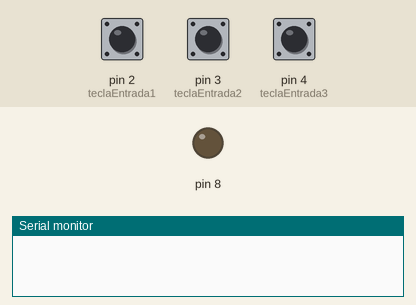
Bench run of a sketch on a simulated Arduino Uno, built with avr-gcc and run on an emulated ATmega328P. On the bench: output pins drawn as LEDs (lit = HIGH), the last lines printed to the serial monitor. Inputs (shaded band) come from the test bench; at power-on: pin 2 (teclaEntrada1) HIGH, pin 3 (teclaEntrada2) HIGH, pin 4 (teclaEntrada3) HIGH.

Above: at 1.2 s.
1.3 s: pin 2 (teclaEntrada1) pulled LOW for 0.15 s
At 2.3 s:
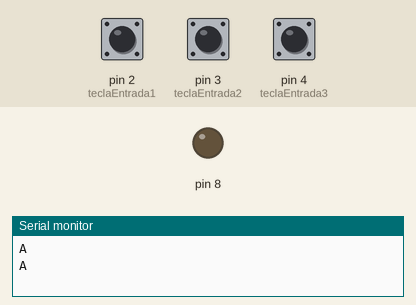
3.0 s: pin 3 (teclaEntrada2) pulled LOW for 0.15 s
At 3.7 s:
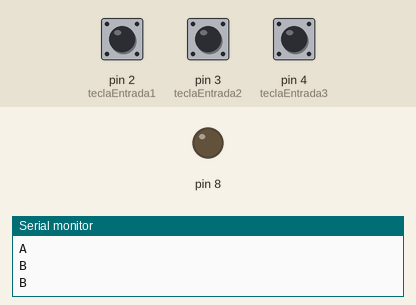
4.6 s: pin 4 (teclaEntrada3) pulled LOW for 0.15 s
At 5.9 s:
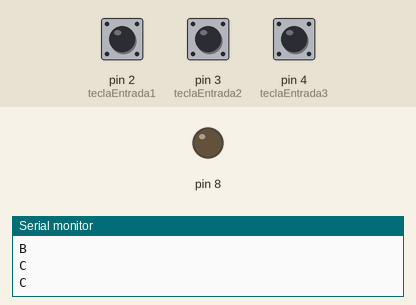
6.2 s: pin 4 (teclaEntrada3) pulled LOW for 3.2 s
At 6.6 s:
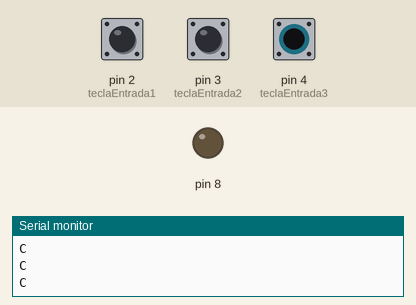
10.9 s: pin 2 (teclaEntrada1) pulled LOW for 3.2 s
At 11.5 s:
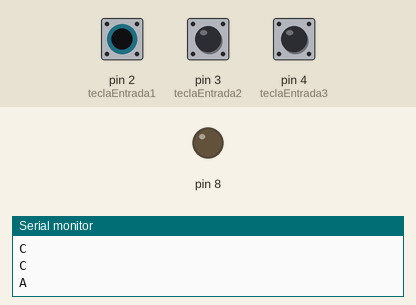
Timing chart, 0 to 15.7 s (numbered marks = the images above; inputs shaded):
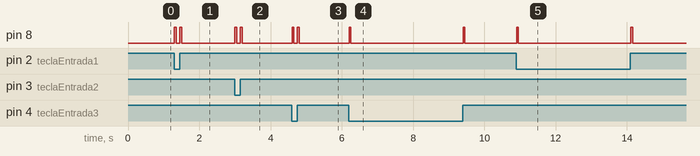

Measured:
- after the input at 1.3 s, pin 8: alternates HIGH for 0.05 s and LOW for 0.10 s, 4 changes in all, then stays LOW, starting at once
- after the input at 3.0 s, pin 8: alternates HIGH for 0.05 s and LOW for 0.10 s, 4 changes in all, then stays LOW, starting at once
- after the input at 4.6 s, pin 8: alternates HIGH for 0.05 s and LOW for 0.10 s, 4 changes in all, then stays LOW, starting at once
- after the input at 6.2 s, pin 8: alternates HIGH for 0.05 s and LOW for 3.2 s, starting at once
- after the input at 10.9 s, pin 8: alternates HIGH for 0.05 s and LOW for 3.2 s, starting at once

The sketch:

tecla_pro_mini_1.ino
```cpp
// TECLA 1
#define teclaEntrada1 2

// TECLA 2
#define teclaEntrada2 3

// TECLA 3
#define teclaEntrada3 4

// ESTADOS ANTERIORES DE LAS TECLAS COMBINADAS DOBLES
int beforeStateTeclaEntrada1 = 0;
int beforeStateTeclaEntrada2 = 0;
int beforeStateTeclaEntrada3 = 0;


void setup() {
  pinMode(teclaEntrada1 , INPUT_PULLUP);
  pinMode(teclaEntrada2 , INPUT_PULLUP);
  pinMode(teclaEntrada3 , INPUT_PULLUP);

  pinMode(8, OUTPUT);

  Serial.begin(115200);                           // set serial communication baudrate

  beforeStateTeclaEntrada1 = digitalRead(teclaEntrada1);
  beforeStateTeclaEntrada2 = digitalRead(teclaEntrada2);
  beforeStateTeclaEntrada3 = digitalRead(teclaEntrada3);

}

void loop() {
  // Ponemos a escuchar
  digitalWrite(8, LOW);

  // Tecla Simple 1

  int teclaEntrada1Value = digitalRead(teclaEntrada1);

  if (teclaEntrada1Value != beforeStateTeclaEntrada1) {
    beforeStateTeclaEntrada1 = digitalRead(teclaEntrada1);
    // Ponemos a enviar
    digitalWrite(8, HIGH);

    Serial.println('A');                // Send
    Serial.flush();

  }

  // Tecla Simple 2

  int teclaEntrada2Value = digitalRead(teclaEntrada2);

  if (teclaEntrada2Value != beforeStateTeclaEntrada2) {
    beforeStateTeclaEntrada2 = digitalRead(teclaEntrada2);
    // Ponemos a enviar
    digitalWrite(8, HIGH);

    Serial.println('B');                // Send
    Serial.flush();

  }

  // Tecla Simple 3

  int teclaEntrada3Value = digitalRead(teclaEntrada3);

  if (teclaEntrada3Value != beforeStateTeclaEntrada3) {
    beforeStateTeclaEntrada3 = digitalRead(teclaEntrada3);
    // Ponemos a enviar
    digitalWrite(8, HIGH);

    Serial.println('C');                // Send
    Serial.flush();

  }

  delay(50);
}
```
